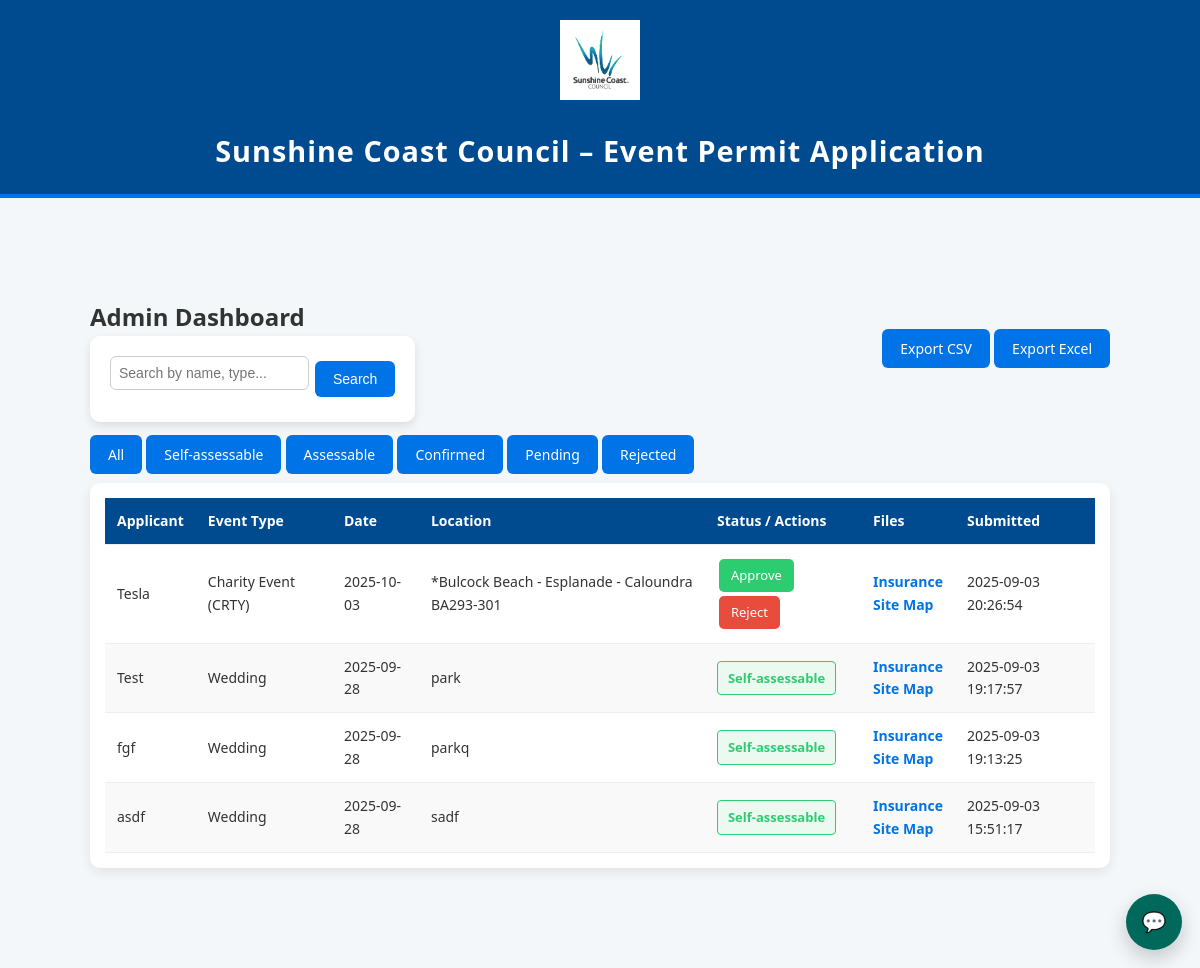
The page /admin on the database its author committed.
### tables this page shows
CREATE TABLE events (
    id              INTEGER PRIMARY KEY AUTOINCREMENT,
    event_type      TEXT,                   -- wedding, community_event, private_function, sports, other
    applicant_name  TEXT NOT NULL,
    applicant_email TEXT NOT NULL,
    applicant_phone TEXT NOT NULL,

    event_name      TEXT NOT NULL,
    location        TEXT NOT NULL,
    start_date      TEXT NOT NULL,          -- ISO date or datetime
    end_date        TEXT NOT NULL,          -- ISO date or datetime

    attendance      INTEGER DEFAULT 0,
    alcohol         TEXT CHECK (alcohol IN ('Yes','No')) DEFAULT 'No',
    high_risk       TEXT CHECK (high_risk IN ('Yes','No')) DEFAULT 'No',
    traffic_mgmt    TEXT CHECK (traffic_mgmt IN ('Yes','No')) DEFAULT 'No',
    vehicle_access  TEXT CHECK (vehicle_access IN ('Yes','No')) DEFAULT 'No',
    amplified_sound TEXT CHECK (amplified_sound IN ('Yes','No')) DEFAULT 'No',
    noise_level     INTEGER DEFAULT 0,
    total_days      INTEGER DEFAULT 1,
    notes           TEXT,

    classification  TEXT CHECK (classification IN ('Self-assessable','Assessable')) NOT NULL,
    status          TEXT CHECK (status IN ('Pending','Approved','Rejected')) NOT NULL DEFAULT 'Pending',

    created_at      TEXT NOT NULL
, start_time TEXT, end_time   TEXT, insurance_file TEXT, site_map TEXT, other_files TEXT, latitude REAL, longitude REAL, arcgis_feature_id TEXT, arcgis_feature_name TEXT, arcgis_layer TEXT);

### app.py (the view, shortened to what this page needs)
@app.route("/admin")
def admin():
    q = request.args.get("q", "").strip()
    status = request.args.get("status", "").strip()
    query = "SELECT * FROM events WHERE 1=1"
    params = []
    if q:
        query += " AND (applicant_name LIKE ? OR event_type LIKE ? OR event_name LIKE ?)"
        params += [f"%{q}%", f"%{q}%", f"%{q}%"]
    query += " ORDER BY created_at DESC"
    with get_conn() as conn:
        cur = conn.cursor()
        cur.execute(query, params)
        applications = cur.fetchall()
    return render_template("admin.html", applications=applications)

### db.py (called while the page is built)
@contextmanager
def get_conn():
    if _use_postgres:
        conn = psycopg2.connect(DATABASE_URL)
        with conn:
            with conn.cursor(cursor_factory=psycopg2.extras.RealDictCursor) as cur:
                yield _PgConn(conn, cur)
        conn.close()
    else:
        conn = sqlite3.connect(DB_PATH)
        conn.row_factory = sqlite3.Row
        try:
            yield conn
        finally:
            conn.close()

### templates/admin.html (shortened to what this page needs)
{% extends "base.html" %}
{% block content %}
<div class="site-main fade-in">
  <h2>Admin Dashboard</h2>
  <div class="admin-actions">
    <form method="get" action="{{ url_for('admin') }}" class="search-form">
      <input type="text" name="q" placeholder="Search by name, type..." value="{{ request.args.get('q', '') }}">
      <button type="submit">Search</button>
    </form>
    <div>
      <a href="{{ url_for('export_data', format='csv') }}" class="btn-export">Export CSV</a>
      <a href="{{ url_for('export_data', format='xlsx') }}" class="btn-export">Export Excel</a>
    </div>
  </div>
  <div style="margin-bottom: 15px;">
    <a href="{{ url_for('admin') }}" class="btn">All</a>
    <a href="{{ url_for('admin', status='Self-assessable') }}" class="btn">Self-assessable</a>
    <a href="{{ url_for('admin', status='Assessable') }}" class="btn">Assessable</a>
    <a href="{{ url_for('admin', status='Confirmed') }}" class="btn">Confirmed</a>
    <a href="{{ url_for('admin', status='Pending') }}" class="btn">Pending</a>
    <a href="{{ url_for('admin', status='Rejected') }}" class="btn">Rejected</a>
  </div>
  <div class="table-card">
    <table>
      <thead>
        <tr>
          <th>Applicant</th>
          <th>Event Type</th>
          <th>Date</th>
          <th>Location</th>
          <th>Status / Actions</th>
          <th>Files</th>
          <th>Submitted</th>
        </tr>
      </thead>
      <tbody>
        {% for app in applications %}
        <tr>
          <td>{{ app["applicant_name"] }}</td>
          <td>{{ app["event_type"] }}</td>
          <td>{{ app["start_date"] }}</td>
          <td>{{ app["location"] }}</td>
          <td>
            {% if app["status"] == "Pending" %}
              <a href="{{ url_for('update_event_status', event_id=app['id'], action='approve') }}" class="btn">Approve</a>
              <a href="{{ url_for('update_event_status', event_id=app['id'], action='reject') }}" class="btn btn-danger">Reject</a>
            {% elif app["status"] == "Confirmed" %}
              <span class="status-label status-confirmed">Confirmed</span>
            {% elif app["status"] == "Rejected" %}
              <span class="status-label status-rejected">Rejected</span>
            {% elif app["classification"] == "Self-assessable" %}
              <span class="status-label status-confirmed">Self-assessable</span>
            {% elif app["classification"] == "Assessable" %}
              <span class="status-label status-pending">Assessable</span>
            {% endif %}
          </td>
          <td>
            {% if app["insurance_file"] %}
              <a href="{{ url_for('uploaded_file', filename=app['insurance_file']) }}" class="file-link">Insurance</a><br>
            {% endif %}
            {% if app["site_map"] %}
              <a href="{{ url_for('uploaded_file', filename=app['site_map']) }}" class="file-link">Site Map</a>
            {% else %}
              -
            {% endif %}
          </td>
          <td>{{ app["created_at"] }}</td>
        </tr>
        {% else %}
        <tr>
          <td colspan="7" style="text-align:center; color:#888;">No applications found.</td>
        </tr>
        {% endfor %}
      </tbody>
    </table>
  </div>
</div>
{% endblock %}

### templates/base.html (shortened to what this page needs)
<!DOCTYPE html>
<html lang="en">
<head>
  <link rel="stylesheet" href="{{ url_for('static', filename='css/style.css') }}">
  <link rel="stylesheet" href="https://unpkg.com/leaflet@1.9.4/dist/leaflet.css">
</head>
<body>
  <header class="site-header">
    <a href="{{ url_for('index') }}">
      <img src="{{ url_for('static', filename='images/council_logo.png') }}" class="logo" alt="Council Logo">
    </a>
    <h1 class="site-title">Sunshine Coast Council – Event Permit Application</h1>
  </header>
  <main class="site-main">
    {% block content %}{% endblock %}
  </main>
<button id="chat-toggle" class="chat-toggle" title="Ask a question">💬</button>
</body>
</html>

### static/css/style.css (style rules this page uses)
* { margin: 0; padding: 0; box-sizing: border-box; }
body { font-family: "Segoe UI", Roboto, Arial, sans-serif; background: #f4f7fa; color: #333; line-height: 1.6; }
.site-header { display: flex; flex-direction: column; align-items: center; background: #004a8f; color: #fff; padding: 20px; border-bottom: 4px solid #0073e6; text-align: center; }
.site-header .logo { height: 80px; max-width: 100%; margin-bottom: 10px; transition: transform 0.2s ease; cursor: pointer; }
.site-title { margin-top: 10px; font-size: 1.8rem; font-weight: bold; letter-spacing: 1px; color: #fff; }
.site-main { max-width: 1100px; margin: 30px auto; padding: 20px; }
.btn, .btn-export, .search-form button, .btn-calendar { background: #0073e6; color: white; padding: 10px 18px; border: none; border-radius: 6px; cursor: pointer; text-decoration: none; font-size: 14px; transition: background 0.2s ease; }
form { background: white; padding: 20px; border-radius: 10px; box-shadow: 0 4px 10px rgba(0,0,0,0.1); }
form input, form select, form textarea { width: 100%; padding: 8px 10px; border-radius: 6px; border: 1px solid #ccc; font-size: 14px; margin-bottom: 12px; }
.admin-actions { display: flex; justify-content: space-between; margin-bottom: 20px; }
.search-form { display: flex; align-items: center; }
.search-form input { padding: 8px; border: 1px solid #ccc; border-radius: 6px; margin-right: 6px; }
.table-card { background: white; padding: 15px; border-radius: 10px; box-shadow: 0 4px 12px rgba(0,0,0,0.08); overflow-x: auto; }
table { width: 100%; border-collapse: collapse; font-size: 14px; }
table th, table td { padding: 12px; text-align: left; border-bottom: 1px solid #eee; }
table th { background: #004a8f; color: white; }
table tbody tr:nth-child(even) { background: #f9f9f9; }
.file-link { color: #0073e6; font-weight: 600; text-decoration: none; }
.table-card td .btn, .table-card td .btn-danger { display: inline-block; padding: 6px 12px; font-size: 13px; margin: 2px; border-radius: 5px; text-align: center; text-decoration: none; transition: all 0.2s ease; }
.table-card td .btn { background: #2ecc71; color: white; }
.table-card td .btn-danger { background: #e74c3c; color: white; }
.status-label { padding: 6px 10px; font-size: 13px; font-weight: 600; border-radius: 4px; display: inline-block; }
.status-confirmed { background: #eafaf1; color: #2ecc71; border: 1px solid #2ecc71; }
.fade-in { animation: fadeIn 1s ease-out; }

### templates/base.html (style rules this page uses)
.chat-toggle { position: fixed; right: 18px; bottom: 18px; width: 56px; height: 56px; border-radius: 50%; background: #00695c; color: #fff; border: none; box-shadow: 0 8px 20px rgba(0,0,0,.2); cursor: pointer; font-size: 20px; }

### rows shown on the page
events: applicant_name "Tesla", event_type "Charity Event (CRTY)", start_date "2025-10-03", location "*Bulcock Beach - Esplanade - Caloundra BA293-301", created_at "2025-09-03 20:26:54"
events: applicant_name "Test", event_type "Wedding", start_date "2025-09-28", location "park", status "Self-assessable", created_at "2025-09-03 19:17:57"
events: applicant_name "fgf", event_type "Wedding", start_date "2025-09-28", location "parkq", status "Self-assessable", created_at "2025-09-03 19:13:25"
events: applicant_name "asdf", event_type "Wedding", start_date "2025-09-28", location "sadf", status "Self-assessable", created_at "2025-09-03 15:51:17"
